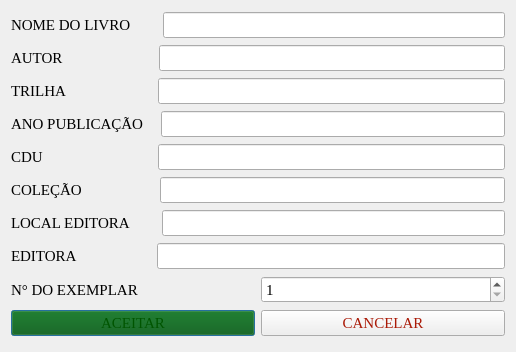
<?xml version="1.0" encoding="UTF-8"?>
<ui version="4.0">
 <class>Insercao</class>
 <widget class="QDialog" name="Insercao">
  <property name="geometry">
   <rect>
    <x>0</x>
    <y>0</y>
    <width>516</width>
    <height>352</height>
   </rect>
  </property>
  <property name="windowTitle">
   <string>INSERIR LIVRO</string>
  </property>
  <layout class="QVBoxLayout" name="verticalLayout">
   <item>
    <layout class="QHBoxLayout" name="horizontalLayout">
     <item>
      <widget class="QLabel" name="label">
       <property name="font">
        <font>
         <family>Times New Roman</family>
         <pointsize>11</pointsize>
        </font>
       </property>
       <property name="text">
        <string>NOME DO LIVRO       </string>
       </property>
      </widget>
     </item>
     <item>
      <widget class="QLineEdit" name="nome_livro_inscr">
       <property name="font">
        <font>
         <pointsize>11</pointsize>
        </font>
       </property>
      </widget>
     </item>
    </layout>
   </item>
   <item>
    <layout class="QHBoxLayout" name="horizontalLayout_2">
     <item>
      <widget class="QLabel" name="label_3">
       <property name="font">
        <font>
         <family>Times New Roman</family>
         <pointsize>11</pointsize>
        </font>
       </property>
       <property name="text">
        <string>AUTOR                        </string>
       </property>
      </widget>
     </item>
     <item>
      <widget class="QLineEdit" name="NOME_AUTOR_INSCR">
       <property name="font">
        <font>
         <pointsize>11</pointsize>
        </font>
       </property>
      </widget>
     </item>
    </layout>
   </item>
   <item>
    <layout class="QHBoxLayout" name="horizontalLayout_3">
     <item>
      <widget class="QLabel" name="label_5">
       <property name="font">
        <font>
         <family>Times New Roman</family>
         <pointsize>11</pointsize>
        </font>
       </property>
       <property name="text">
        <string>TRILHA                       </string>
       </property>
      </widget>
     </item>
     <item>
      <widget class="QLineEdit" name="TRILHA_INSCR">
       <property name="font">
        <font>
         <pointsize>11</pointsize>
        </font>
       </property>
      </widget>
     </item>
    </layout>
   </item>
   <item>
    <layout class="QHBoxLayout" name="horizontalLayout_4">
     <item>
      <widget class="QLabel" name="label_9">
       <property name="font">
        <font>
         <family>Times New Roman</family>
         <pointsize>11</pointsize>
        </font>
       </property>
       <property name="text">
        <string>ANO PUBLICAÇÃO   </string>
       </property>
      </widget>
     </item>
     <item>
      <widget class="QLineEdit" name="ANO_PUBL_INSCR">
       <property name="font">
        <font>
         <pointsize>11</pointsize>
        </font>
       </property>
      </widget>
     </item>
    </layout>
   </item>
   <item>
    <layout class="QHBoxLayout" name="horizontalLayout_5">
     <item>
      <widget class="QLabel" name="label_6">
       <property name="font">
        <font>
         <family>Times New Roman</family>
         <pointsize>11</pointsize>
        </font>
       </property>
       <property name="text">
        <string>CDU                             </string>
       </property>
      </widget>
     </item>
     <item>
      <widget class="QLineEdit" name="CDU_INSCR">
       <property name="font">
        <font>
         <pointsize>11</pointsize>
        </font>
       </property>
      </widget>
     </item>
    </layout>
   </item>
   <item>
    <layout class="QHBoxLayout" name="horizontalLayout_6">
     <item>
      <widget class="QLabel" name="label_2">
       <property name="font">
        <font>
         <family>Times New Roman</family>
         <pointsize>11</pointsize>
        </font>
       </property>
       <property name="text">
        <string>COLEÇÃO                   </string>
       </property>
      </widget>
     </item>
     <item>
      <widget class="QLineEdit" name="COLECAO_INSCR">
       <property name="font">
        <font>
         <pointsize>11</pointsize>
        </font>
       </property>
      </widget>
     </item>
    </layout>
   </item>
   <item>
    <layout class="QHBoxLayout" name="horizontalLayout_7">
     <item>
      <widget class="QLabel" name="label_8">
       <property name="font">
        <font>
         <family>Times New Roman</family>
         <pointsize>11</pointsize>
        </font>
       </property>
       <property name="text">
        <string>LOCAL EDITORA       </string>
       </property>
      </widget>
     </item>
     <item>
      <widget class="QLineEdit" name="LOCAL_EDITORA_INSCR">
       <property name="font">
        <font>
         <pointsize>11</pointsize>
        </font>
       </property>
      </widget>
     </item>
    </layout>
   </item>
   <item>
    <layout class="QHBoxLayout" name="horizontalLayout_8">
     <item>
      <widget class="QLabel" name="label_7">
       <property name="font">
        <font>
         <family>Times New Roman</family>
         <pointsize>11</pointsize>
        </font>
       </property>
       <property name="text">
        <string>EDITORA                    </string>
       </property>
      </widget>
     </item>
     <item>
      <widget class="QLineEdit" name="EDITORA_INSCR">
       <property name="font">
        <font>
         <pointsize>11</pointsize>
        </font>
       </property>
      </widget>
     </item>
    </layout>
   </item>
   <item>
    <layout class="QHBoxLayout" name="horizontalLayout_9">
     <item>
      <widget class="QLabel" name="label_4">
       <property name="font">
        <font>
         <family>Times New Roman</family>
         <pointsize>11</pointsize>
        </font>
       </property>
       <property name="text">
        <string>N° DO EXEMPLAR</string>
       </property>
      </widget>
     </item>
     <item>
      <widget class="QSpinBox" name="N_EXEMPLARES_INSCR">
       <property name="font">
        <font>
         <family>Times New Roman</family>
         <pointsize>11</pointsize>
        </font>
       </property>
       <property name="minimum">
        <number>1</number>
       </property>
       <property name="maximum">
        <number>999999999</number>
       </property>
      </widget>
     </item>
    </layout>
   </item>
   <item>
    <layout class="QHBoxLayout" name="horizontalLayout_10">
     <item>
      <widget class="QPushButton" name="ACEITAR_INSCR">
       <property name="palette">
        <palette>
         <active>
          <colorrole role="WindowText">
           <brush brushstyle="SolidPattern">
            <color alpha="255">
             <red>255</red>
             <green>255</green>
             <blue>255</blue>
            </color>
           </brush>
          </colorrole>
          <colorrole role="Button">
           <brush brushstyle="SolidPattern">
            <color alpha="255">
             <red>0</red>
             <green>85</green>
             <blue>0</blue>
            </color>
           </brush>
          </colorrole>
          <colorrole role="Light">
           <brush brushstyle="SolidPattern">
            <color alpha="255">
             <red>0</red>
             <green>127</green>
             <blue>0</blue>
            </color>
           </brush>
          </colorrole>
          <colorrole role="Midlight">
           <brush brushstyle="SolidPattern">
            <color alpha="255">
             <red>0</red>
             <green>106</green>
             <blue>0</blue>
            </color>
           </brush>
          </colorrole>
          <colorrole role="Dark">
           <brush brushstyle="SolidPattern">
            <color alpha="255">
             <red>0</red>
             <green>42</green>
             <blue>0</blue>
            </color>
           </brush>
          </colorrole>
          <colorrole role="Mid">
           <brush brushstyle="SolidPattern">
            <color alpha="255">
             <red>0</red>
             <green>56</green>
             <blue>0</blue>
            </color>
           </brush>
          </colorrole>
          <colorrole role="Text">
           <brush brushstyle="SolidPattern">
            <color alpha="255">
             <red>255</red>
             <green>255</green>
             <blue>255</blue>
            </color>
           </brush>
          </colorrole>
          <colorrole role="BrightText">
           <brush brushstyle="SolidPattern">
            <color alpha="255">
             <red>255</red>
             <green>255</green>
             <blue>255</blue>
            </color>
           </brush>
          </colorrole>
          <colorrole role="ButtonText">
           <brush brushstyle="SolidPattern">
            <color alpha="255">
             <red>0</red>
             <green>85</green>
             <blue>0</blue>
            </color>
           </brush>
          </colorrole>
          <colorrole role="Base">
           <brush brushstyle="SolidPattern">
            <color alpha="255">
             <red>0</red>
             <green>0</green>
             <blue>0</blue>
            </color>
           </brush>
          </colorrole>
          <colorrole role="Window">
           <brush brushstyle="SolidPattern">
            <color alpha="255">
             <red>0</red>
             <green>85</green>
             <blue>0</blue>
            </color>
           </brush>
          </colorrole>
          <colorrole role="Shadow">
           <brush brushstyle="SolidPattern">
            <color alpha="255">
             <red>0</red>
             <green>0</green>
             <blue>0</blue>
            </color>
           </brush>
          </colorrole>
          <colorrole role="AlternateBase">
           <brush brushstyle="SolidPattern">
            <color alpha="255">
             <red>0</red>
             <green>42</green>
             <blue>0</blue>
            </color>
           </brush>
          </colorrole>
          <colorrole role="ToolTipBase">
           <brush brushstyle="SolidPattern">
            <color alpha="255">
             <red>255</red>
             <green>255</green>
             <blue>220</blue>
            </color>
           </brush>
          </colorrole>
          <colorrole role="ToolTipText">
           <brush brushstyle="SolidPattern">
            <color alpha="255">
             <red>0</red>
             <green>0</green>
             <blue>0</blue>
            </color>
           </brush>
          </colorrole>
         </active>
         <inactive>
          <colorrole role="WindowText">
           <brush brushstyle="SolidPattern">
            <color alpha="255">
             <red>255</red>
             <green>255</green>
             <blue>255</blue>
            </color>
           </brush>
          </colorrole>
          <colorrole role="Button">
           <brush brushstyle="SolidPattern">
            <color alpha="255">
             <red>0</red>
             <green>85</green>
             <blue>0</blue>
            </color>
           </brush>
          </colorrole>
          <colorrole role="Light">
           <brush brushstyle="SolidPattern">
            <color alpha="255">
             <red>0</red>
             <green>127</green>
             <blue>0</blue>
            </color>
           </brush>
          </colorrole>
          <colorrole role="Midlight">
           <brush brushstyle="SolidPattern">
            <color alpha="255">
             <red>0</red>
             <green>106</green>
             <blue>0</blue>
            </color>
           </brush>
          </colorrole>
          <colorrole role="Dark">
           <brush brushstyle="SolidPattern">
            <color alpha="255">
             <red>0</red>
             <green>42</green>
             <blue>0</blue>
            </color>
           </brush>
          </colorrole>
          <colorrole role="Mid">
           <brush brushstyle="SolidPattern">
            <color alpha="255">
             <red>0</red>
             <green>56</green>
             <blue>0</blue>
            </color>
           </brush>
          </colorrole>
          <colorrole role="Text">
           <brush brushstyle="SolidPattern">
            <color alpha="255">
             <red>255</red>
             <green>255</green>
             <blue>255</blue>
            </color>
           </brush>
          </colorrole>
          <colorrole role="BrightText">
           <brush brushstyle="SolidPattern">
            <color alpha="255">
             <red>255</red>
             <green>255</green>
             <blue>255</blue>
            </color>
           </brush>
          </colorrole>
          <colorrole role="ButtonText">
           <brush brushstyle="SolidPattern">
            <color alpha="255">
             <red>0</red>
             <green>85</green>
             <blue>0</blue>
            </color>
           </brush>
          </colorrole>
          <colorrole role="Base">
           <brush brushstyle="SolidPattern">
            <color alpha="255">
             <red>0</red>
             <green>0</green>
             <blue>0</blue>
            </color>
           </brush>
          </colorrole>
          <colorrole role="Window">
           <brush brushstyle="SolidPattern">
            <color alpha="255">
             <red>0</red>
             <green>85</green>
             <blue>0</blue>
            </color>
           </brush>
          </colorrole>
          <colorrole role="Shadow">
           <brush brushstyle="SolidPattern">
            <color alpha="255">
             <red>0</red>
             <green>0</green>
             <blue>0</blue>
            </color>
           </brush>
          </colorrole>
          <colorrole role="AlternateBase">
           <brush brushstyle="SolidPattern">
            <color alpha="255">
             <red>0</red>
             <green>42</green>
             <blue>0</blue>
            </color>
           </brush>
          </colorrole>
          <colorrole role="ToolTipBase">
           <brush brushstyle="SolidPattern">
            <color alpha="255">
             <red>255</red>
             <green>255</green>
             <blue>220</blue>
            </color>
           </brush>
          </colorrole>
          <colorrole role="ToolTipText">
           <brush brushstyle="SolidPattern">
            <color alpha="255">
             <red>0</red>
             <green>0</green>
             <blue>0</blue>
            </color>
           </brush>
          </colorrole>
         </inactive>
         <disabled>
          <colorrole role="WindowText">
           <brush brushstyle="SolidPattern">
            <color alpha="255">
             <red>0</red>
             <green>42</green>
             <blue>0</blue>
            </color>
           </brush>
          </colorrole>
          <colorrole role="Button">
           <brush brushstyle="SolidPattern">
            <color alpha="255">
             <red>0</red>
             <green>85</green>
             <blue>0</blue>
            </color>
           </brush>
          </colorrole>
          <colorrole role="Light">
           <brush brushstyle="SolidPattern">
            <color alpha="255">
             <red>0</red>
             <green>127</green>
             <blue>0</blue>
            </color>
           </brush>
          </colorrole>
          <colorrole role="Midlight">
           <brush brushstyle="SolidPattern">
            <color alpha="255">
             <red>0</red>
             <green>106</green>
             <blue>0</blue>
            </color>
           </brush>
          </colorrole>
          <colorrole role="Dark">
           <brush brushstyle="SolidPattern">
            <color alpha="255">
             <red>0</red>
             <green>42</green>
             <blue>0</blue>
            </color>
           </brush>
          </colorrole>
          <colorrole role="Mid">
           <brush brushstyle="SolidPattern">
            <color alpha="255">
             <red>0</red>
             <green>56</green>
             <blue>0</blue>
            </color>
           </brush>
          </colorrole>
          <colorrole role="Text">
           <brush brushstyle="SolidPattern">
            <color alpha="255">
             <red>0</red>
             <green>42</green>
             <blue>0</blue>
            </color>
           </brush>
          </colorrole>
          <colorrole role="BrightText">
           <brush brushstyle="SolidPattern">
            <color alpha="255">
             <red>255</red>
             <green>255</green>
             <blue>255</blue>
            </color>
           </brush>
          </colorrole>
          <colorrole role="ButtonText">
           <brush brushstyle="SolidPattern">
            <color alpha="255">
             <red>0</red>
             <green>42</green>
             <blue>0</blue>
            </color>
           </brush>
          </colorrole>
          <colorrole role="Base">
           <brush brushstyle="SolidPattern">
            <color alpha="255">
             <red>0</red>
             <green>85</green>
             <blue>0</blue>
            </color>
           </brush>
          </colorrole>
          <colorrole role="Window">
           <brush brushstyle="SolidPattern">
            <color alpha="255">
             <red>0</red>
             <green>85</green>
             <blue>0</blue>
            </color>
           </brush>
          </colorrole>
          <colorrole role="Shadow">
           <brush brushstyle="SolidPattern">
            <color alpha="255">
             <red>0</red>
             <green>0</green>
             <blue>0</blue>
            </color>
           </brush>
          </colorrole>
          <colorrole role="AlternateBase">
           <brush brushstyle="SolidPattern">
            <color alpha="255">
             <red>0</red>
             <green>85</green>
             <blue>0</blue>
            </color>
           </brush>
          </colorrole>
          <colorrole role="ToolTipBase">
           <brush brushstyle="SolidPattern">
            <color alpha="255">
             <red>255</red>
             <green>255</green>
             <blue>220</blue>
            </color>
           </brush>
          </colorrole>
          <colorrole role="ToolTipText">
           <brush brushstyle="SolidPattern">
            <color alpha="255">
             <red>0</red>
             <green>0</green>
             <blue>0</blue>
            </color>
           </brush>
          </colorrole>
         </disabled>
        </palette>
       </property>
       <property name="font">
        <font>
         <family>Times New Roman</family>
         <pointsize>11</pointsize>
        </font>
       </property>
       <property name="text">
        <string>ACEITAR</string>
       </property>
      </widget>
     </item>
     <item>
      <widget class="QPushButton" name="pushButton_2">
       <property name="palette">
        <palette>
         <active>
          <colorrole role="ButtonText">
           <brush brushstyle="SolidPattern">
            <color alpha="255">
             <red>170</red>
             <green>26</green>
             <blue>7</blue>
            </color>
           </brush>
          </colorrole>
         </active>
         <inactive>
          <colorrole role="ButtonText">
           <brush brushstyle="SolidPattern">
            <color alpha="255">
             <red>170</red>
             <green>26</green>
             <blue>7</blue>
            </color>
           </brush>
          </colorrole>
         </inactive>
         <disabled>
          <colorrole role="ButtonText">
           <brush brushstyle="SolidPattern">
            <color alpha="255">
             <red>120</red>
             <green>120</green>
             <blue>120</blue>
            </color>
           </brush>
          </colorrole>
         </disabled>
        </palette>
       </property>
       <property name="font">
        <font>
         <family>Times New Roman</family>
         <pointsize>11</pointsize>
        </font>
       </property>
       <property name="text">
        <string>CANCELAR</string>
       </property>
      </widget>
     </item>
    </layout>
   </item>
  </layout>
 </widget>
 <resources/>
 <connections>
  <connection>
   <sender>pushButton_2</sender>
   <signal>clicked()</signal>
   <receiver>Insercao</receiver>
   <slot>close()</slot>
   <hints>
    <hint type="sourcelabel">
     <x>505</x>
     <y>340</y>
    </hint>
    <hint type="destinationlabel">
     <x>296</x>
     <y>351</y>
    </hint>
   </hints>
  </connection>
 </connections>
</ui>
